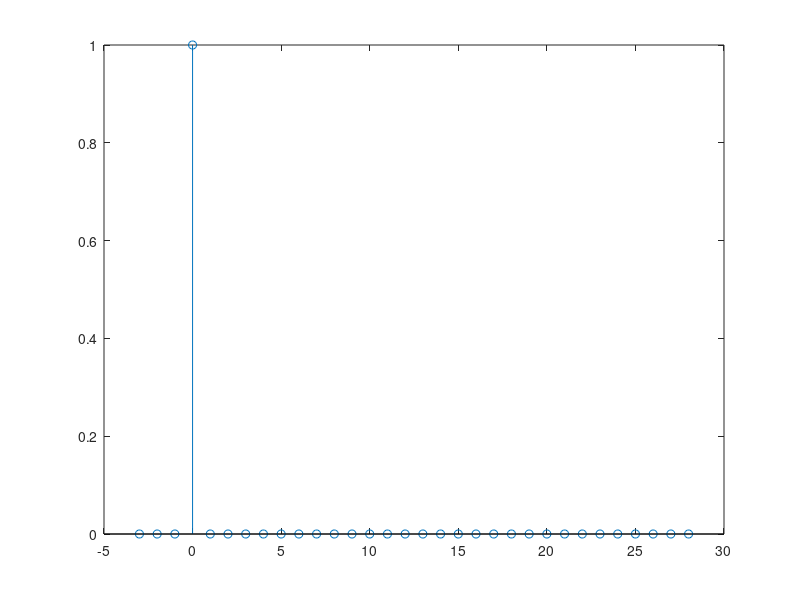
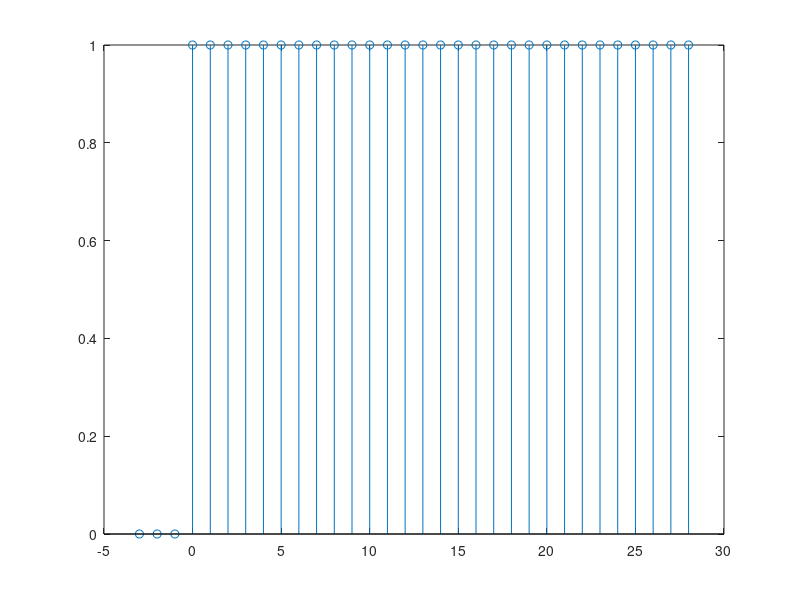
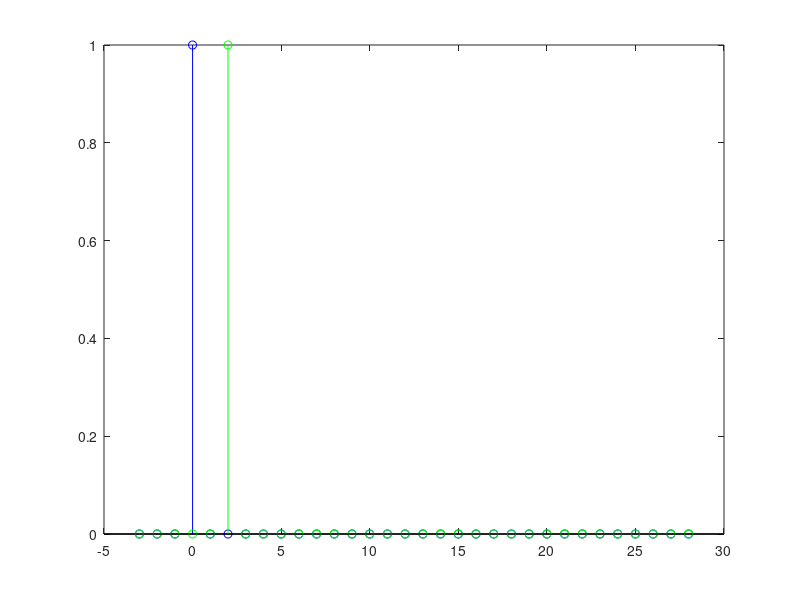

These charts were generated, in order, by the following MATLAB code:
% Unit impulse sig
N = 32;
n = -3:(N-4);
dlt=(n==0);
figure;
title('Unit impulse');
stem(n,dlt);

% Unit step sig
ustep = (n>=0);
figure;
title('Unit step');
stem(n, ustep);

% Shifted unit impulse
dlt2 = [zeros(1,2) dlt];
dlt2 = dlt2(1:N);
figure;
title('Green - shifted unit impulse');
stem(n, dlt,'b');
hold on;
stem(n, dlt2, 'g');
hold off;
